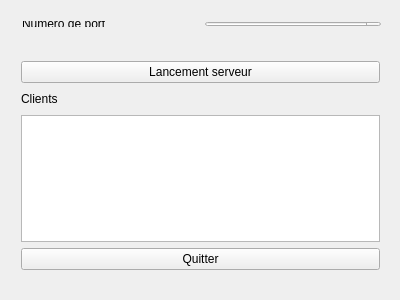
<?xml version="1.0" encoding="UTF-8"?>
<ui version="4.0">
 <class>ServeurWidget</class>
 <widget class="QWidget" name="ServeurWidget">
  <property name="geometry">
   <rect>
    <x>0</x>
    <y>0</y>
    <width>400</width>
    <height>300</height>
   </rect>
  </property>
  <property name="windowTitle">
   <string>ServeurWidget</string>
  </property>
  <widget class="QWidget" name="layoutWidget">
   <property name="geometry">
    <rect>
     <x>11</x>
     <y>10</y>
     <width>381</width>
     <height>28</height>
    </rect>
   </property>
   <layout class="QHBoxLayout" name="horizontalLayout">
    <item>
     <widget class="QLabel" name="labelPort">
      <property name="text">
       <string>Numéro de port</string>
      </property>
     </widget>
    </item>
    <item>
     <widget class="QSpinBox" name="spinBoxPort">
      <property name="minimum">
       <number>1024</number>
      </property>
      <property name="maximum">
       <number>10000</number>
      </property>
      <property name="value">
       <number>6666</number>
      </property>
     </widget>
    </item>
   </layout>
  </widget>
  <widget class="QWidget" name="layoutWidget_2">
   <property name="geometry">
    <rect>
     <x>10</x>
     <y>50</y>
     <width>381</width>
     <height>231</height>
    </rect>
   </property>
   <layout class="QVBoxLayout" name="verticalLayout">
    <item>
     <widget class="QPushButton" name="pushButtonLancerServeur">
      <property name="text">
       <string>Lancement serveur</string>
      </property>
     </widget>
    </item>
    <item>
     <layout class="QHBoxLayout" name="horizontalLayout_2">
      <item>
       <widget class="QLabel" name="labelClients">
        <property name="text">
         <string>Clients</string>
        </property>
       </widget>
      </item>
      <item>
       <spacer name="horizontalSpacer_2">
        <property name="orientation">
         <enum>Qt::Horizontal</enum>
        </property>
        <property name="sizeHint" stdset="0">
         <size>
          <width>328</width>
          <height>20</height>
         </size>
        </property>
       </spacer>
      </item>
     </layout>
    </item>
    <item>
     <widget class="QTextEdit" name="textEditLog">
      <property name="cursor" stdset="0">
       <cursorShape>ArrowCursor</cursorShape>
      </property>
      <property name="readOnly">
       <bool>true</bool>
      </property>
     </widget>
    </item>
    <item>
     <widget class="QPushButton" name="pushButtonQuitter">
      <property name="text">
       <string>Quitter</string>
      </property>
     </widget>
    </item>
   </layout>
  </widget>
 </widget>
 <layoutdefault spacing="6" margin="11"/>
 <resources/>
 <connections>
  <connection>
   <sender>pushButtonQuitter</sender>
   <signal>clicked()</signal>
   <receiver>ServeurWidget</receiver>
   <slot>close()</slot>
   <hints>
    <hint type="sourcelabel">
     <x>231</x>
     <y>267</y>
    </hint>
    <hint type="destinationlabel">
     <x>350</x>
     <y>283</y>
    </hint>
   </hints>
  </connection>
 </connections>
</ui>
